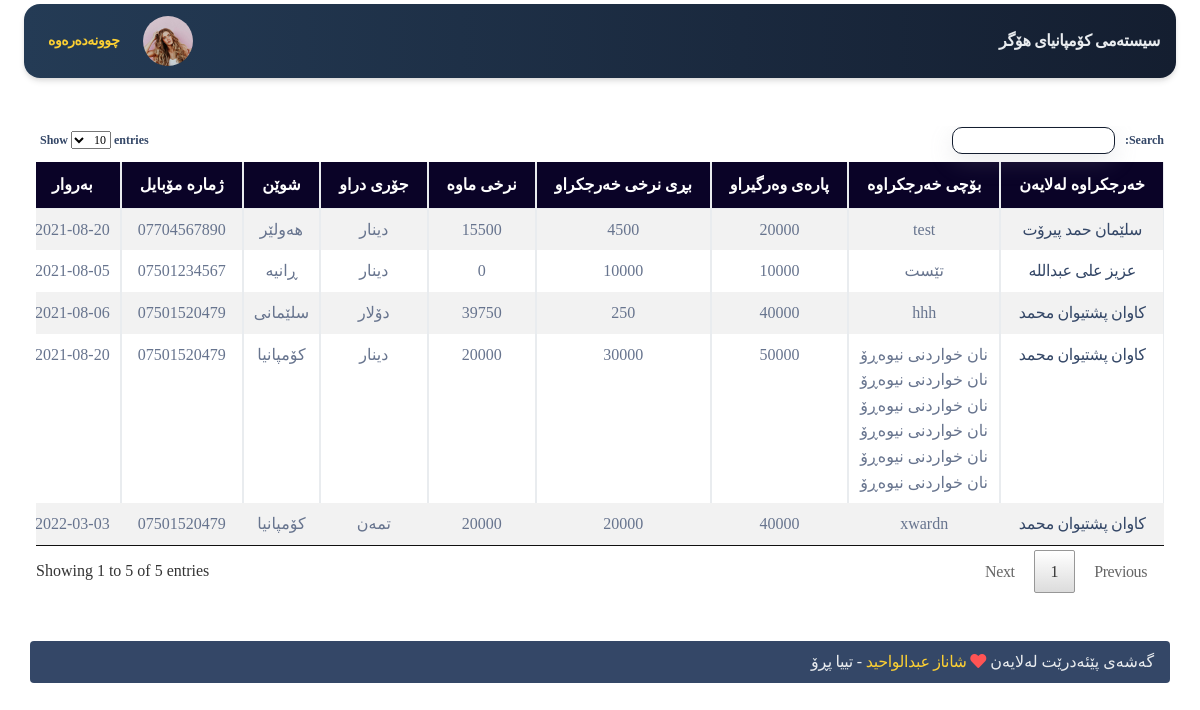
The app's page /app/xarjy.php (signed in) with its own data.
### tables this page shows
CREATE TABLE `system` (
  `id` int(11) NOT NULL,
  `name` text NOT NULL,
  `avatar` text NOT NULL
);

CREATE TABLE `person` (
  `id` int(11) NOT NULL,
  `name` varchar(255) NOT NULL,
  `phone` varchar(11) NOT NULL,
  `note` text NOT NULL
);

CREATE TABLE `xarjy` (
  `id` int(11) NOT NULL,
  `name_item` varchar(255) NOT NULL,
  `price` int(11) NOT NULL,
  `place` varchar(255) NOT NULL,
  `get_price` varchar(255) NOT NULL,
  `xarj_by` varchar(255) NOT NULL,
  `date` date NOT NULL,
  `currency_type` varchar(255) NOT NULL DEFAULT 'dinar'
);

### server/helper.php (called while the page is built, shortened)
<?php
include_once("conn.php");
?>
<?php
function show($sql) {
	global $conn;
	$get =  mysqli_query($conn,$sql);
	$result=[];
	while ($row=mysqli_fetch_assoc($get)) {
		$result[]=$row;
	}
	return $result;
}

### app/xarjy.php (the view, shortened to what this page needs)
<?php require_once('header.php'); ?>
<div class="container-fluid mt-5">
<div class="row m-auto" >
<div class="col-md-12">
<div class="table-responsive">
<table id="example" class="table  table-striped table-bordered  text-center" dir="rtl">
        <thead  style="background-color: #0a0327;color: white">
            <tr>
                <th>خەرجکراوە لەلایەن</th>
                <th>بۆچی خەرجکراوە</th>
                <th>پارەی وەرگیراو</th>
                <th>بڕی نرخی خەرجکراو</th>
                <th>نرخی ماوە</th>
                <th>جۆری دراو</th>
                <th>شوێن</th>
                <th>   ژمارە مۆبایل  </th>
                <th>بەروار</th>
            </tr>
        </thead>
        <tbody>
<?php
$items = show(" SELECT * FROM xarjy ");
foreach ($items as $item) {
  $name = $item['name_item'];
  $price = $item['price'];
  $place = $item['place'];
  $get_price = $item['get_price'];
  $xarj_by = $item['xarj_by'];
  $date = $item['date'];
  $currency_type=$item['currency_type'];
  if ($currency_type=='dinar') {
    $currency_type='دینار';
  }
  if ($currency_type=='dollar') {
    $currency_type='دۆلار';
  }
  if ($currency_type=='tman') {
    $currency_type='تمەن';
  }
  $price_mawa=$get_price - $price;
?>
       <tr>
       <?php
          $persons = show(" SELECT * FROM person WHERE  `id`=$xarj_by");
          foreach ($persons as $person) {
            $name_person = $person['name'];
        ?>
        <td><a href="spender.php?id=<?=$xarj_by;?>"><?=$name_person;?></a></td>
        <?php } ?>
        <td style="max-width:320px;width:320px;overflow:hidden;word-wrap: break-word;overflow-wrap: break-word;white-space: pre-wrap;"><?=$name;?></td>
        <td><?=$get_price;?></td>
        <td><?=$price;?></td>
        <td><?=$price_mawa;?></td>
        <td><?=$currency_type;?></td>
        <td><?=$place;?></td>
        <?php
          $persons = show(" SELECT * FROM person WHERE  `id`=$xarj_by");
          foreach ($persons as $person) {
            $phone_person = $person['phone'];
        ?>
        <td><?=$phone_person;?></td>
        <td><?=$date;?></td>
        <?php } ?>
      </tr>
                        <?php
                           $persons = show(" SELECT * FROM person");
                        ?>
<?php
}
?>
        </tbody>
    </table>
    </div>
 </div>
</div>
<?php require_once('footer.php'); ?>

### app/header.php (shortened to what this page needs)
<?php
require_once('../server/helper.php') ;
  ?>
<!DOCTYPE html>
<html dir="rtl">
<head>
  <link href="../assets/css/nucleo-icons.css" rel="stylesheet" />
  <link href="../assets/css/nucleo-svg.css" rel="stylesheet" />
  <link href="../assets/font-awesome/all.css" rel="stylesheet" />
  <link href="../assets/css/nucleo-svg.css" rel="stylesheet" />
  <link id="pagestyle" href="../assets/css/soft-ui-dashboard.css?v=1.0.3" rel="stylesheet" />
  <link id="pagestyle" href="../assets/css/style.css" rel="stylesheet" />
  <link rel="stylesheet" href="../assets/css/datatables.css">
  <link rel="stylesheet" href="../assets/css/datatables.min.css">
</head>
<body class="g-sidenav-show">
  <main class="main-content position-relative max-height-vh-100 h-100 mt-1 border-radius-lg ">
    <nav class="navbar navbar-main navbar-expand-lg px-0 mx-4 shadow bg-first border-radius-xl" id="navbarBlur" navbar-scroll="true">
      <div class="container-fluid py-1 px-3">
      <nav aria-label="breadcrumb">
        <?php $select = show(" SELECT * FROM system ");
      foreach($select as $row) {
          $name = $row['name'];
?>
          <a href="index.php" class="font-weight-bolder mb-0 text-light">  <?=$name;?> </a>
          <?php }  ?>
        </nav>
        <div class="collapse navbar-collapse" dir="ltr" id="navbar">
          <ul class="navbar-nav" dir="rtl" >
            <li class="nav-item px-3 d-flex align-items-center">
              <a href="profile.php" class="nav-link text-body p-0 ">
              <img src="../assets/img/pro/team-1.jpg" width="50" class="img-fluid rounded-circle " alt="">
              </a>
            </li>
            <li class="nav-item d-flex align-items-center">
              <a href="logout.php" class="nav-link text-body font-weight-bold px-0">
                <span class="d-sm-inline p-2 text-warning">چوونەدەرەوە</span>
              </a>
            </li>
              </ul>
        </div>
      </div>
    </nav>

### assets/css/style.css (style rules this page uses)
* { margin: 0px; padding: 0px; font-family: 'Speda-Regular'; }
body { font-family: 'Speda-Regular'; }
.bg-first { background: #141E30; background: -webkit-linear-gradient(to right, #243B55, #141E30); background: linear-gradient(to right, #243B55, #141E30); color: aliceblue; }

### assets/css/datatables.css (style rules this page uses)
table.dataTable { width: 100%; margin: 0 auto; clear: both; border-collapse: separate; border-spacing: 0; }
table.dataTable thead th, table.dataTable tfoot th { font-weight: bold; }
table.dataTable thead th, table.dataTable thead td { padding: 10px 18px; border-bottom: 1px solid #111; }
table.dataTable thead .sorting, table.dataTable thead .sorting_asc, table.dataTable thead .sorting_desc, table.dataTable thead .sorting_asc_disabled, table.dataTable thead .sorting_desc_disabled { cursor: pointer; *cursor: hand; background-repeat: no-repeat; background-position: center right; }
table.dataTable thead .sorting { background-image: url("DataTables-1.10.21/images/sort_both.png"); }
table.dataTable thead .sorting_asc { background-image: url("DataTables-1.10.21/images/sort_asc.png"); }
table.dataTable tbody tr { background-color: #ffffff; }
table.dataTable tbody th, table.dataTable tbody td { padding: 8px 10px; }
table.dataTable.no-footer { border-bottom: 1px solid #111; }
table.dataTable, table.dataTable th, table.dataTable td { box-sizing: content-box; }

### records on screen
system: name "سیستەمی کۆمپانیای هۆگر"
xarjy: name_item "hhh", get_price "40000", price "250", price_mawa "39750", currency_type "دۆلار", place "سلێمانی", date "2021-08-06"
person: name "کاوان پشتیوان محمد", phone "07501520479"
xarjy: name_item "تێست", get_price "10000", price "10000", price_mawa "0", currency_type "دینار", place "ڕانیە", date "2021-08-05"
person: name "عزیز علی عبداللە", phone "07501234567"
xarjy: name_item "test", get_price "20000", price "4500", price_mawa "15500", currency_type "دینار", place "هەولێر", date "2021-08-20"
person: name "سلێمان حمد پیرۆت", phone "07704567890"
xarjy: name_item "نان خواردنی نیوەڕۆ نان خواردنی نیوەڕۆ نان خواردنی نیوەڕۆ نان خواردنی نیوەڕۆ نان خواردنی نیوەڕۆ نان خواردنی نیوەڕۆ", get_price "50000", price "30000", price_mawa "20000", currency_type "دینار", place "کۆمپانیا", date "2021-08-20"
xarjy: name_item "xwardn", get_price "40000", price "20000", currency_type "تمەن", place "کۆمپانیا", date "2022-03-03"
